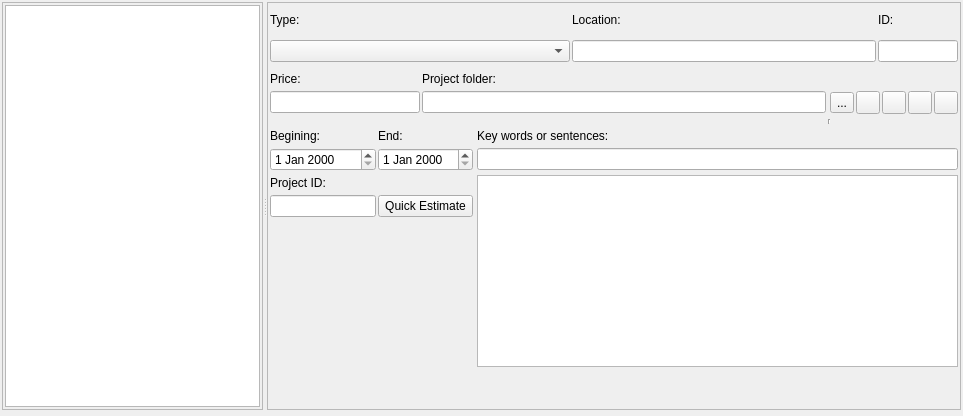
      <widget class="QWidget" name="tab">
       <attribute name="title">
        <string>Design 2</string>
       </attribute>
       <layout class="QHBoxLayout" name="horizontalLayout_2">
        <property name="spacing">
         <number>5</number>
        </property>
        <property name="leftMargin">
         <number>2</number>
        </property>
        <property name="topMargin">
         <number>2</number>
        </property>
        <property name="rightMargin">
         <number>2</number>
        </property>
        <property name="bottomMargin">
         <number>2</number>
        </property>
        <item>
         <widget class="QFrame" name="frmJobInfo">
          <property name="frameShape">
           <enum>QFrame::NoFrame</enum>
          </property>
          <property name="frameShadow">
           <enum>QFrame::Plain</enum>
          </property>
          <layout class="QVBoxLayout" name="verticalLayout">
           <property name="spacing">
            <number>0</number>
           </property>
           <property name="leftMargin">
            <number>0</number>
           </property>
           <property name="topMargin">
            <number>0</number>
           </property>
           <property name="rightMargin">
            <number>0</number>
           </property>
           <property name="bottomMargin">
            <number>0</number>
           </property>
           <item>
            <widget class="QSplitter" name="splitter">
             <property name="orientation">
              <enum>Qt::Horizontal</enum>
             </property>
             <property name="childrenCollapsible">
              <bool>false</bool>
             </property>
             <widget class="QFrame" name="frame_3">
              <property name="frameShape">
               <enum>QFrame::StyledPanel</enum>
              </property>
              <property name="frameShadow">
               <enum>QFrame::Raised</enum>
              </property>
              <property name="lineWidth">
               <number>2</number>
              </property>
              <layout class="QHBoxLayout" name="horizontalLayout_17">
               <property name="spacing">
                <number>0</number>
               </property>
               <property name="leftMargin">
                <number>2</number>
               </property>
               <property name="topMargin">
                <number>2</number>
               </property>
               <property name="rightMargin">
                <number>2</number>
               </property>
               <property name="bottomMargin">
                <number>2</number>
               </property>
               <item>
                <layout class="QVBoxLayout" name="layoutJobsListUtility">
                 <property name="spacing">
                  <number>2</number>
                 </property>
                 <item>
                  <widget class="vmListWidget" name="jobsList">
                   <property name="minimumSize">
                    <size>
                     <width>0</width>
                     <height>0</height>
                    </size>
                   </property>
                  </widget>
                 </item>
                </layout>
               </item>
              </layout>
             </widget>
             <widget class="QFrame" name="frame_4">
              <property name="frameShape">
               <enum>QFrame::StyledPanel</enum>
              </property>
              <property name="frameShadow">
               <enum>QFrame::Raised</enum>
              </property>
              <layout class="QGridLayout" name="gridLayout">
               <property name="leftMargin">
                <number>2</number>
               </property>
               <property name="topMargin">
                <number>2</number>
               </property>
               <property name="rightMargin">
                <number>2</number>
               </property>
               <property name="bottomMargin">
                <number>2</number>
               </property>
               <property name="horizontalSpacing">
                <number>2</number>
               </property>
               <property name="verticalSpacing">
                <number>5</number>
               </property>
               <item row="0" column="0" colspan="6">
                <layout class="QGridLayout" name="gridLayout_5">
                 <property name="horizontalSpacing">
                  <number>2</number>
                 </property>
                 <property name="verticalSpacing">
                  <number>5</number>
                 </property>
                 <item row="0" column="1">
                  <widget class="QLabel" name="lblJobAddress">
                   <property name="text">
                    <string>Location:</string>
                   </property>
                  </widget>
                 </item>
                 <item row="0" column="2">
                  <widget class="QLabel" name="lblJobID">
                   <property name="minimumSize">
                    <size>
                     <width>40</width>
                     <height>30</height>
                    </size>
                   </property>
                   <property name="maximumSize">
                    <size>
                     <width>16777215</width>
                     <height>16777215</height>
                    </size>
                   </property>
                   <property name="frameShape">
                    <enum>QFrame::NoFrame</enum>
                   </property>
                   <property name="frameShadow">
                    <enum>QFrame::Plain</enum>
                   </property>
                   <property name="text">
                    <string>ID:</string>
                   </property>
                  </widget>
                 </item>
                 <item row="1" column="2">
                  <widget class="vmLineEdit" name="txtJobID">
                   <property name="minimumSize">
                    <size>
                     <width>0</width>
                     <height>0</height>
                    </size>
                   </property>
                   <property name="maximumSize">
                    <size>
                     <width>80</width>
                     <height>16777215</height>
                    </size>
                   </property>
                   <property name="focusPolicy">
                    <enum>Qt::ClickFocus</enum>
                   </property>
                   <property name="readOnly">
                    <bool>true</bool>
                   </property>
                  </widget>
                 </item>
                 <item row="1" column="1">
                  <widget class="vmLineEdit" name="txtJobAddress"/>
                 </item>
                 <item row="1" column="0">
                  <widget class="vmComboBox" name="cboJobType">
                   <property name="minimumSize">
                    <size>
                     <width>300</width>
                     <height>0</height>
                    </size>
                   </property>
                  </widget>
                 </item>
                 <item row="0" column="0">
                  <widget class="QLabel" name="lblJobType">
                   <property name="maximumSize">
                    <size>
                     <width>16777215</width>
                     <height>30</height>
                    </size>
                   </property>
                   <property name="frameShape">
                    <enum>QFrame::NoFrame</enum>
                   </property>
                   <property name="frameShadow">
                    <enum>QFrame::Plain</enum>
                   </property>
                   <property name="text">
                    <string>Type:</string>
                   </property>
                  </widget>
                 </item>
                </layout>
               </item>
               <item row="10" column="5">
                <layout class="QVBoxLayout" name="verticalLayout_3">
                 <property name="spacing">
                  <number>5</number>
                 </property>
                 <item>
                  <widget class="QLabel" name="lblJobKeyWords">
                   <property name="text">
                    <string>Key words or sentences:</string>
                   </property>
                  </widget>
                 </item>
                 <item>
                  <widget class="vmLineEditWithButton" name="txtJobKeyWords">
                   <property name="minimumSize">
                    <size>
                     <width>200</width>
                     <height>0</height>
                    </size>
                   </property>
                  </widget>
                 </item>
                 <item>
                  <widget class="vmListWidget" name="lstJobKeyWords">
                   <property name="sizePolicy">
                    <sizepolicy hsizetype="Expanding" vsizetype="Preferred">
                     <horstretch>0</horstretch>
                     <verstretch>0</verstretch>
                    </sizepolicy>
                   </property>
                   <property name="maximumSize">
                    <size>
                     <width>16777215</width>
                     <height>300</height>
                    </size>
                   </property>
                  </widget>
                 </item>
                 <item>
                  <spacer name="verticalSpacer_6">
                   <property name="orientation">
                    <enum>Qt::Vertical</enum>
                   </property>
                   <property name="sizeHint" stdset="0">
                    <size>
                     <width>20</width>
                     <height>40</height>
                    </size>
                   </property>
                  </spacer>
                 </item>
                </layout>
               </item>
               <item row="4" column="0" colspan="6">
                <layout class="QGridLayout" name="gridLayout_7">
                 <property name="leftMargin">
                  <number>0</number>
                 </property>
                 <property name="horizontalSpacing">
                  <number>2</number>
                 </property>
                 <property name="verticalSpacing">
                  <number>5</number>
                 </property>
                 <item row="1" column="4">
                  <widget class="QToolButton" name="btnJobEditProjectPath">
                   <property name="toolTip">
                    <string>Edit project path</string>
                   </property>
                   <property name="text">
                    <string>...</string>
                   </property>
                   <property name="icon">
                    <iconset theme="fileopen">
                     <normaloff>.</normaloff>.</iconset>
                   </property>
                   <property name="checkable">
                    <bool>true</bool>
                   </property>
                  </widget>
                 </item>
                 <item row="1" column="1">
                  <widget class="vmLineEdit" name="txtJobProjectPath">
                   <property name="minimumSize">
                    <size>
                     <width>0</width>
                     <height>0</height>
                    </size>
                   </property>
                   <property name="readOnly">
                    <bool>true</bool>
                   </property>
                  </widget>
                 </item>
                 <item row="0" column="1">
                  <widget class="QLabel" name="lblJobFilepath">
                   <property name="maximumSize">
                    <size>
                     <width>150</width>
                     <height>30</height>
                    </size>
                   </property>
                   <property name="frameShape">
                    <enum>QFrame::NoFrame</enum>
                   </property>
                   <property name="frameShadow">
                    <enum>QFrame::Plain</enum>
                   </property>
                   <property name="text">
                    <string>Project folder: </string>
                   </property>
                  </widget>
                 </item>
                 <item row="2" column="3" rowspan="2" colspan="2">
                  <widget class="Line" name="line_7">
                   <property name="orientation">
                    <enum>Qt::Vertical</enum>
                   </property>
                  </widget>
                 </item>
                 <item row="0" column="0">
                  <widget class="QLabel" name="lblJobPrice">
                   <property name="sizePolicy">
                    <sizepolicy hsizetype="Preferred" vsizetype="Fixed">
                     <horstretch>0</horstretch>
                     <verstretch>0</verstretch>
                    </sizepolicy>
                   </property>
                   <property name="maximumSize">
                    <size>
                     <width>250</width>
                     <height>16777215</height>
                    </size>
                   </property>
                   <property name="frameShape">
                    <enum>QFrame::NoFrame</enum>
                   </property>
                   <property name="frameShadow">
                    <enum>QFrame::Plain</enum>
                   </property>
                   <property name="text">
                    <string>Price:</string>
                   </property>
                  </widget>
                 </item>
                 <item row="1" column="7">
                  <widget class="QToolButton" name="btnJobOpenXls">
                   <property name="sizePolicy">
                    <sizepolicy hsizetype="Fixed" vsizetype="Fixed">
                     <horstretch>0</horstretch>
                     <verstretch>0</verstretch>
                    </sizepolicy>
                   </property>
                   <property name="minimumSize">
                    <size>
                     <width>0</width>
                     <height>0</height>
                    </size>
                   </property>
                   <property name="maximumSize">
                    <size>
                     <width>16777215</width>
                     <height>16777215</height>
                    </size>
                   </property>
                   <property name="toolTip">
                    <string>Open Spreadsheet for editing or viewing</string>
                   </property>
                   <property name="statusTip">
                    <string>Abrir arquivo de planilha do projeto - se houver</string>
                   </property>
                   <property name="text">
                    <string/>
                   </property>
                   <property name="icon">
                    <iconset theme="x-office-spreadsheet">
                     <normaloff>.</normaloff>.</iconset>
                   </property>
                  </widget>
                 </item>
                 <item row="1" column="5">
                  <widget class="QToolButton" name="btnJobOpenFileFolder">
                   <property name="sizePolicy">
                    <sizepolicy hsizetype="Fixed" vsizetype="Fixed">
                     <horstretch>0</horstretch>
                     <verstretch>0</verstretch>
                    </sizepolicy>
                   </property>
                   <property name="minimumSize">
                    <size>
                     <width>0</width>
                     <height>0</height>
                    </size>
                   </property>
                   <property name="maximumSize">
                    <size>
                     <width>16777215</width>
                     <height>16777215</height>
                    </size>
                   </property>
                   <property name="toolTip">
                    <string>Open Job's folder with File Manager</string>
                   </property>
                   <property name="text">
                    <string/>
                   </property>
                   <property name="icon">
                    <iconset theme="system-file-manager">
                     <normaloff>.</normaloff>.</iconset>
                   </property>
                  </widget>
                 </item>
                 <item row="1" column="6">
                  <widget class="QToolButton" name="btnJobOpenDoc">
                   <property name="sizePolicy">
                    <sizepolicy hsizetype="Fixed" vsizetype="Fixed">
                     <horstretch>0</horstretch>
                     <verstretch>0</verstretch>
                    </sizepolicy>
                   </property>
                   <property name="minimumSize">
                    <size>
                     <width>0</width>
                     <height>0</height>
                    </size>
                   </property>
                   <property name="maximumSize">
                    <size>
                     <width>16777215</width>
                     <height>16777215</height>
                    </size>
                   </property>
                   <property name="toolTip">
                    <string>Open document for editing or viewing</string>
                   </property>
                   <property name="statusTip">
                    <string>Abrir arquivo do projeto para edição - se existir</string>
                   </property>
                   <property name="text">
                    <string/>
                   </property>
                   <property name="icon">
                    <iconset theme="x-office-document">
                     <normaloff>.</normaloff>.</iconset>
                   </property>
                  </widget>
                 </item>
                 <item row="1" column="0">
                  <widget class="vmLineEdit" name="txtJobPrice">
                   <property name="maximumSize">
                    <size>
                     <width>150</width>
                     <height>16777215</height>
                    </size>
                   </property>
                  </widget>
                 </item>
                 <item row="1" column="8">
                  <widget class="QToolButton" name="btnJobOpenPdf">
                   <property name="sizePolicy">
                    <sizepolicy hsizetype="Fixed" vsizetype="Fixed">
                     <horstretch>0</horstretch>
                     <verstretch>0</verstretch>
                    </sizepolicy>
                   </property>
                   <property name="minimumSize">
                    <size>
                     <width>0</width>
                     <height>0</height>
                    </size>
                   </property>
                   <property name="maximumSize">
                    <size>
                     <width>16777215</width>
                     <height>16777215</height>
                    </size>
                   </property>
                   <property name="toolTip">
                    <string>View PDF</string>
                   </property>
                   <property name="text">
                    <string/>
                   </property>
                   <property name="icon">
                    <iconset theme="okular">
                     <normaloff>.</normaloff>.</iconset>
                   </property>
                  </widget>
                 </item>
                </layout>
               </item>
               <item row="10" column="0" colspan="4">
                <layout class="QGridLayout" name="gridLayout_8">
                 <property name="horizontalSpacing">
                  <number>2</number>
                 </property>
                 <property name="verticalSpacing">
                  <number>5</number>
                 </property>
                 <item row="1" column="1">
                  <widget class="vmDateEdit" name="dteJobEnd"/>
                 </item>
                 <item row="0" column="1">
                  <widget class="QLabel" name="lblJobDateEnd">
                   <property name="text">
                    <string>End:</string>
                   </property>
                  </widget>
                 </item>
                 <item row="0" column="0">
                  <widget class="QLabel" name="lblJobDateStart">
                   <property name="text">
                    <string>Begining:</string>
                   </property>
                  </widget>
                 </item>
                 <item row="1" column="0">
                  <widget class="vmDateEdit" name="dteJobStart">
                   <property name="minimumSize">
                    <size>
                     <width>100</width>
                     <height>0</height>
                    </size>
                   </property>
                  </widget>
                 </item>
                 <item row="3" column="1">
                  <widget class="QPushButton" name="btnQuickProject">
                   <property name="sizePolicy">
                    <sizepolicy hsizetype="Expanding" vsizetype="Fixed">
                     <horstretch>0</horstretch>
                     <verstretch>0</verstretch>
                    </sizepolicy>
                   </property>
                   <property name="maximumSize">
                    <size>
                     <width>16777215</width>
                     <height>16777215</height>
                    </size>
                   </property>
                   <property name="text">
                    <string>Quick Estimate</string>
                   </property>
                  </widget>
                 </item>
                 <item row="3" column="0">
                  <widget class="vmLineEdit" name="txtJobProjectID">
                   <property name="maximumSize">
                    <size>
                     <width>16777215</width>
                     <height>16777215</height>
                    </size>
                   </property>
                  </widget>
                 </item>
                 <item row="2" column="0">
                  <widget class="QLabel" name="lblJobProjectID">
                   <property name="maximumSize">
                    <size>
                     <width>16777215</width>
                     <height>30</height>
                    </size>
                   </property>
                   <property name="text">
                    <string>Project ID:</string>
                   </property>
                  </widget>
                 </item>
                 <item row="4" column="0">
                  <spacer name="verticalSpacer_3">
                   <property name="orientation">
                    <enum>Qt::Vertical</enum>
                   </property>
                   <property name="sizeHint" stdset="0">
                    <size>
                     <width>20</width>
                     <height>40</height>
                    </size>
                   </property>
                  </spacer>
                 </item>
                </layout>
               </item>
               <item row="3" column="5">
                <widget class="QFrame" name="frame_9">
                 <property name="frameShape">
                  <enum>QFrame::NoFrame</enum>
                 </property>
                 <property name="frameShadow">
                  <enum>QFrame::Raised</enum>
                 </property>
                 <layout class="QHBoxLayout" name="horizontalLayout_18">
                  <property name="spacing">
                   <number>2</number>
                  </property>
                  <property name="leftMargin">
                   <number>0</number>
                  </property>
                  <property name="topMargin">
                   <number>0</number>
                  </property>
                  <property name="rightMargin">
                   <number>0</number>
                  </property>
                  <property name="bottomMargin">
                   <number>0</number>
                  </property>
                 </layout>
                </widget>
               </item>
              </layout>
             </widget>
            </widget>
           </item>
           <item>
            <widget class="QWidget" name="frmJobInfo2" native="true">
             <layout class="QGridLayout" name="gridLayout_6" rowstretch="0" columnstretch="0">
              <property name="leftMargin">
               <number>2</number>
              </property>
              <property name="topMargin">
               <number>2</number>
              </property>
              <property name="rightMargin">
               <number>2</number>
              </property>
              <property name="bottomMargin">
               <number>2</number>
              </property>
              <property name="horizontalSpacing">
               <number>2</number>
              </property>
              <property name="verticalSpacing">
               <number>0</number>
              </property>
             </layout>
            </widget>
           </item>
          </layout>
         </widget>
        </item>
       </layout>
      </widget>
